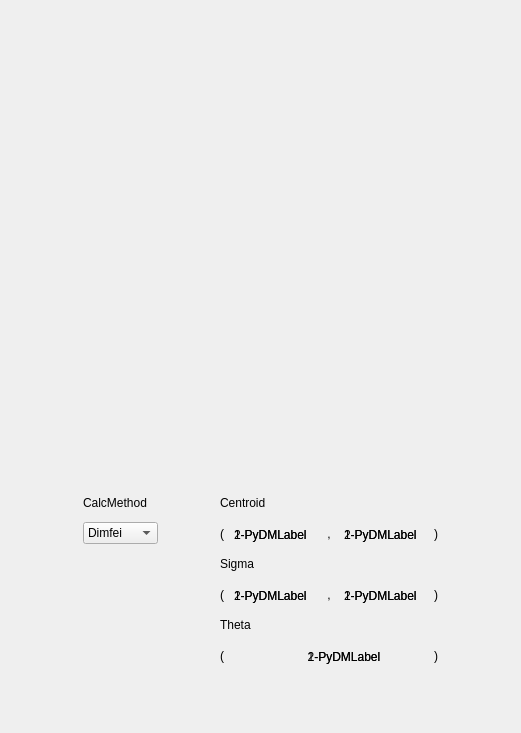
     <widget class="QWidget" name="Scrn1">
      <attribute name="title">
       <string> Scrn 1 </string>
      </attribute>
      <layout class="QVBoxLayout" name="verticalLayout_2">
       <item>
        <spacer name="verticalSpacer_2">
         <property name="orientation">
          <enum>Qt::Vertical</enum>
         </property>
         <property name="sizeHint" stdset="0">
          <size>
           <width>20</width>
           <height>40</height>
          </size>
         </property>
        </spacer>
       </item>
       <item>
        <widget class="QWidget" name="widget_Scrn1" native="true">
         <layout class="QVBoxLayout" name="verticalLayout_3">
          <property name="leftMargin">
           <number>0</number>
          </property>
          <property name="topMargin">
           <number>0</number>
          </property>
          <property name="rightMargin">
           <number>0</number>
          </property>
          <property name="bottomMargin">
           <number>0</number>
          </property>
          <item>
           <widget class="PyDMImageView" name="PyDMImageView_Scrn1">
            <property name="minimumSize">
             <size>
              <width>499</width>
              <height>390</height>
             </size>
            </property>
            <property name="maximumSize">
             <size>
              <width>499</width>
              <height>390</height>
             </size>
            </property>
            <property name="toolTip">
             <string/>
            </property>
            <property name="whatsThis">
             <string/>
            </property>
           </widget>
          </item>
          <item>
           <spacer name="verticalSpacer">
            <property name="orientation">
             <enum>Qt::Vertical</enum>
            </property>
            <property name="sizeHint" stdset="0">
             <size>
              <width>20</width>
              <height>40</height>
             </size>
            </property>
           </spacer>
          </item>
          <item>
           <widget class="QWidget" name="widget_Calculations_Scrn1" native="true">
            <layout class="QGridLayout" name="gridLayout_68">
             <property name="horizontalSpacing">
              <number>0</number>
             </property>
             <item row="2" column="5">
              <widget class="QLabel" name="label_1_11">
               <property name="styleSheet">
                <string notr="true">font: 14pt &quot;Ubuntu&quot;;</string>
               </property>
               <property name="text">
                <string>(</string>
               </property>
              </widget>
             </item>
             <item row="6" column="5" colspan="6">
              <widget class="QLabel" name="label_Theta_Scrn1">
               <property name="text">
                <string>Theta</string>
               </property>
              </widget>
             </item>
             <item row="7" column="5">
              <widget class="QLabel" name="label_1_31">
               <property name="styleSheet">
                <string notr="true">font: 14pt &quot;Ubuntu&quot;;</string>
               </property>
               <property name="text">
                <string>(</string>
               </property>
              </widget>
             </item>
             <item row="5" column="8">
              <widget class="QLabel" name="label_1_22">
               <property name="styleSheet">
                <string notr="true">font: 14pt &quot;Ubuntu&quot;;</string>
               </property>
               <property name="text">
                <string> , </string>
               </property>
              </widget>
             </item>
             <item row="2" column="8">
              <widget class="QLabel" name="label_1_12">
               <property name="styleSheet">
                <string notr="true">font: 14pt &quot;Ubuntu&quot;;</string>
               </property>
               <property name="text">
                <string> , </string>
               </property>
              </widget>
             </item>
             <item row="2" column="2">
              <widget class="PyDMEnumComboBox" name="PyDMEnumComboBox_CalcMethod_Scrn1">
               <property name="enabled">
                <bool>true</bool>
               </property>
               <property name="sizePolicy">
                <sizepolicy hsizetype="Preferred" vsizetype="Maximum">
                 <horstretch>0</horstretch>
                 <verstretch>0</verstretch>
                </sizepolicy>
               </property>
               <property name="toolTip">
                <string/>
               </property>
               <property name="whatsThis">
                <string/>
               </property>
               <item>
                <property name="text">
                 <string>Dimfei</string>
                </property>
               </item>
               <item>
                <property name="text">
                 <string>NDStats</string>
                </property>
               </item>
              </widget>
             </item>
             <item row="2" column="6">
              <widget class="QFrame" name="frame_CentroidX_Scrn1">
               <property name="sizePolicy">
                <sizepolicy hsizetype="Preferred" vsizetype="Preferred">
                 <horstretch>0</horstretch>
                 <verstretch>0</verstretch>
                </sizepolicy>
               </property>
               <property name="minimumSize">
                <size>
                 <width>100</width>
                 <height>35</height>
                </size>
               </property>
               <property name="frameShape">
                <enum>QFrame::NoFrame</enum>
               </property>
               <property name="frameShadow">
                <enum>QFrame::Raised</enum>
               </property>
               <widget class="PyDMLabel" name="PyDMLabel_CenterXNDStats_Scrn1">
                <property name="geometry">
                 <rect>
                  <x>10</x>
                  <y>10</y>
                  <width>80</width>
                  <height>18</height>
                 </rect>
                </property>
                <property name="toolTip">
                 <string/>
                </property>
                <property name="whatsThis">
                 <string/>
                </property>
                <property name="text">
                 <string>2-PyDMLabel</string>
                </property>
               </widget>
               <widget class="PyDMLabel" name="PyDMLabel_CenterXDimfei_Scrn1">
                <property name="geometry">
                 <rect>
                  <x>10</x>
                  <y>10</y>
                  <width>80</width>
                  <height>18</height>
                 </rect>
                </property>
                <property name="toolTip">
                 <string/>
                </property>
                <property name="whatsThis">
                 <string/>
                </property>
                <property name="text">
                 <string>1-PyDMLabel</string>
                </property>
                <property name="channel">
                 <string>ca://TEST:Centroid</string>
                </property>
               </widget>
              </widget>
             </item>
             <item row="0" column="5" colspan="6">
              <widget class="QLabel" name="label_Centroid_Scrn1">
               <property name="text">
                <string>Centroid</string>
               </property>
              </widget>
             </item>
             <item row="2" column="10">
              <widget class="QLabel" name="label_1_13">
               <property name="styleSheet">
                <string notr="true">font: 14pt &quot;Ubuntu&quot;;</string>
               </property>
               <property name="text">
                <string>)</string>
               </property>
              </widget>
             </item>
             <item row="0" column="2">
              <widget class="QLabel" name="label_CalcMethod_Scrn1">
               <property name="text">
                <string>CalcMethod</string>
               </property>
              </widget>
             </item>
             <item row="5" column="10">
              <widget class="QLabel" name="label_1_23">
               <property name="styleSheet">
                <string notr="true">font: 14pt &quot;Ubuntu&quot;;</string>
               </property>
               <property name="text">
                <string>)</string>
               </property>
              </widget>
             </item>
             <item row="5" column="6">
              <widget class="QFrame" name="frame_SigmaX_Scrn1">
               <property name="minimumSize">
                <size>
                 <width>100</width>
                 <height>35</height>
                </size>
               </property>
               <property name="frameShape">
                <enum>QFrame::NoFrame</enum>
               </property>
               <property name="frameShadow">
                <enum>QFrame::Raised</enum>
               </property>
               <widget class="PyDMLabel" name="PyDMLabel_SigmaXNDStats_Scrn1">
                <property name="geometry">
                 <rect>
                  <x>10</x>
                  <y>10</y>
                  <width>80</width>
                  <height>18</height>
                 </rect>
                </property>
                <property name="toolTip">
                 <string/>
                </property>
                <property name="whatsThis">
                 <string/>
                </property>
                <property name="text">
                 <string>2-PyDMLabel</string>
                </property>
               </widget>
               <widget class="PyDMLabel" name="PyDMLabel_SigmaXDimfei_Scrn1">
                <property name="geometry">
                 <rect>
                  <x>10</x>
                  <y>10</y>
                  <width>80</width>
                  <height>18</height>
                 </rect>
                </property>
                <property name="toolTip">
                 <string/>
                </property>
                <property name="whatsThis">
                 <string/>
                </property>
                <property name="text">
                 <string>1-PyDMLabel</string>
                </property>
                <property name="channel">
                 <string>ca://TEST:Moment1</string>
                </property>
               </widget>
              </widget>
             </item>
             <item row="5" column="5">
              <widget class="QLabel" name="label_1_21">
               <property name="styleSheet">
                <string notr="true">font: 14pt &quot;Ubuntu&quot;;</string>
               </property>
               <property name="text">
                <string>(</string>
               </property>
              </widget>
             </item>
             <item row="7" column="10">
              <widget class="QLabel" name="label_1_33">
               <property name="styleSheet">
                <string notr="true">font: 14pt &quot;Ubuntu&quot;;</string>
               </property>
               <property name="text">
                <string>)</string>
               </property>
              </widget>
             </item>
             <item row="2" column="9">
              <widget class="QFrame" name="frame_CentroidY_Scrn1">
               <property name="minimumSize">
                <size>
                 <width>100</width>
                 <height>35</height>
                </size>
               </property>
               <property name="frameShape">
                <enum>QFrame::NoFrame</enum>
               </property>
               <property name="frameShadow">
                <enum>QFrame::Raised</enum>
               </property>
               <widget class="PyDMLabel" name="PyDMLabel_CenterYDimfei_Scrn1">
                <property name="geometry">
                 <rect>
                  <x>10</x>
                  <y>10</y>
                  <width>80</width>
                  <height>18</height>
                 </rect>
                </property>
                <property name="toolTip">
                 <string/>
                </property>
                <property name="whatsThis">
                 <string/>
                </property>
                <property name="text">
                 <string>1-PyDMLabel</string>
                </property>
                <property name="channel">
                 <string>ca://TEST:Centroid</string>
                </property>
               </widget>
               <widget class="PyDMLabel" name="PyDMLabel_CenterYNDStats_Scrn1">
                <property name="geometry">
                 <rect>
                  <x>10</x>
                  <y>10</y>
                  <width>80</width>
                  <height>18</height>
                 </rect>
                </property>
                <property name="toolTip">
                 <string/>
                </property>
                <property name="whatsThis">
                 <string/>
                </property>
                <property name="text">
                 <string>2-PyDMLabel</string>
                </property>
               </widget>
               <zorder>PyDMLabel_CenterYNDStats_Scrn1</zorder>
               <zorder>PyDMLabel_CenterYDimfei_Scrn1</zorder>
              </widget>
             </item>
             <item row="4" column="5" colspan="6">
              <widget class="QLabel" name="label_Sigma_Scrn1">
               <property name="text">
                <string>Sigma</string>
               </property>
              </widget>
             </item>
             <item row="5" column="9">
              <widget class="QFrame" name="frame_SigmaY_Scrn1">
               <property name="minimumSize">
                <size>
                 <width>100</width>
                 <height>35</height>
                </size>
               </property>
               <property name="frameShape">
                <enum>QFrame::NoFrame</enum>
               </property>
               <property name="frameShadow">
                <enum>QFrame::Raised</enum>
               </property>
               <widget class="PyDMLabel" name="PyDMLabel_SigmaYNDStats_Scrn1">
                <property name="geometry">
                 <rect>
                  <x>10</x>
                  <y>10</y>
                  <width>80</width>
                  <height>18</height>
                 </rect>
                </property>
                <property name="toolTip">
                 <string/>
                </property>
                <property name="whatsThis">
                 <string/>
                </property>
                <property name="text">
                 <string>2-PyDMLabel</string>
                </property>
               </widget>
               <widget class="PyDMLabel" name="PyDMLabel_SigmaYDimfei_Scrn1">
                <property name="geometry">
                 <rect>
                  <x>10</x>
                  <y>10</y>
                  <width>80</width>
                  <height>18</height>
                 </rect>
                </property>
                <property name="toolTip">
                 <string/>
                </property>
                <property name="whatsThis">
                 <string/>
                </property>
                <property name="text">
                 <string>1-PyDMLabel</string>
                </property>
                <property name="channel">
                 <string>ca://TEST:Moment2</string>
                </property>
               </widget>
              </widget>
             </item>
             <item row="7" column="6" colspan="4">
              <widget class="QFrame" name="frame_Orientation_Scrn1">
               <property name="minimumSize">
                <size>
                 <width>100</width>
                 <height>35</height>
                </size>
               </property>
               <property name="frameShape">
                <enum>QFrame::NoFrame</enum>
               </property>
               <property name="frameShadow">
                <enum>QFrame::Raised</enum>
               </property>
               <widget class="PyDMLabel" name="PyDMLabel_ThetaNDStats_Scrn1">
                <property name="geometry">
                 <rect>
                  <x>70</x>
                  <y>10</y>
                  <width>100</width>
                  <height>18</height>
                 </rect>
                </property>
                <property name="toolTip">
                 <string/>
                </property>
                <property name="whatsThis">
                 <string/>
                </property>
                <property name="text">
                 <string>2-PyDMLabel</string>
                </property>
                <property name="alignment">
                 <set>Qt::AlignCenter</set>
                </property>
               </widget>
               <widget class="PyDMLabel" name="PyDMLabel_ThetaDimfei_Scrn1">
                <property name="geometry">
                 <rect>
                  <x>70</x>
                  <y>10</y>
                  <width>100</width>
                  <height>18</height>
                 </rect>
                </property>
                <property name="toolTip">
                 <string/>
                </property>
                <property name="whatsThis">
                 <string/>
                </property>
                <property name="text">
                 <string>1-PyDMLabel</string>
                </property>
                <property name="alignment">
                 <set>Qt::AlignCenter</set>
                </property>
                <property name="channel">
                 <string>ca://TEST:Theta</string>
                </property>
               </widget>
              </widget>
             </item>
             <item row="2" column="1">
              <spacer name="horizontalSpacer_5">
               <property name="orientation">
                <enum>Qt::Horizontal</enum>
               </property>
               <property name="sizeHint" stdset="0">
                <size>
                 <width>40</width>
                 <height>20</height>
                </size>
               </property>
              </spacer>
             </item>
             <item row="2" column="3">
              <spacer name="horizontalSpacer_3">
               <property name="orientation">
                <enum>Qt::Horizontal</enum>
               </property>
               <property name="sizeHint" stdset="0">
                <size>
                 <width>40</width>
                 <height>20</height>
                </size>
               </property>
              </spacer>
             </item>
             <item row="2" column="11">
              <spacer name="horizontalSpacer_4">
               <property name="orientation">
                <enum>Qt::Horizontal</enum>
               </property>
               <property name="sizeHint" stdset="0">
                <size>
                 <width>40</width>
                 <height>20</height>
                </size>
               </property>
              </spacer>
             </item>
            </layout>
           </widget>
          </item>
         </layout>
        </widget>
       </item>
       <item>
        <spacer name="verticalSpacer_3">
         <property name="orientation">
          <enum>Qt::Vertical</enum>
         </property>
         <property name="sizeHint" stdset="0">
          <size>
           <width>20</width>
           <height>40</height>
          </size>
         </property>
        </spacer>
       </item>
      </layout>
     </widget>
